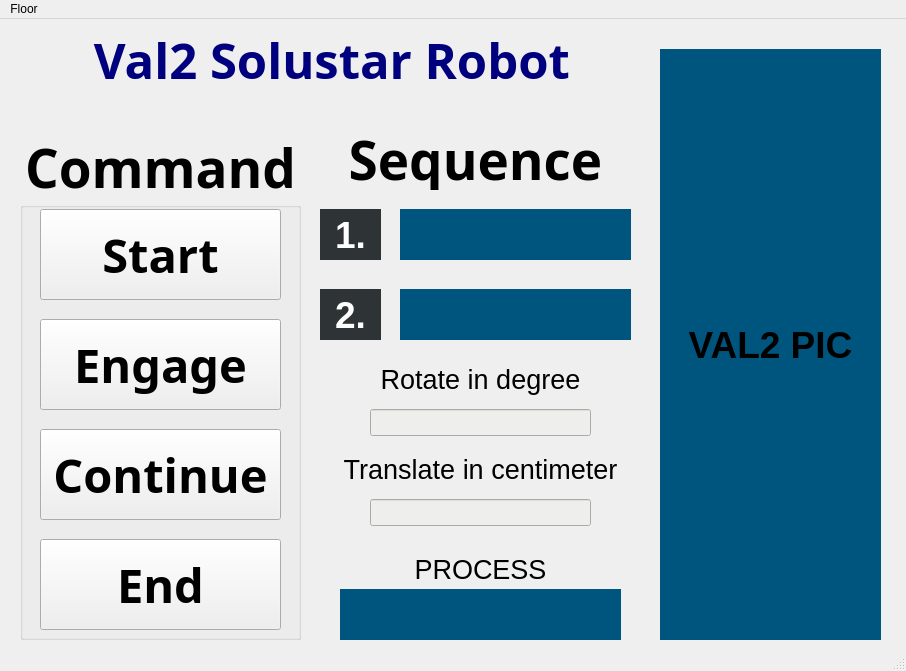
<?xml version="1.0" encoding="UTF-8"?>
<ui version="4.0">
 <class>MainWindow</class>
 <widget class="QMainWindow" name="MainWindow">
  <property name="geometry">
   <rect>
    <x>0</x>
    <y>0</y>
    <width>906</width>
    <height>671</height>
   </rect>
  </property>
  <property name="windowTitle">
   <string>MainWindow</string>
  </property>
  <property name="autoFillBackground">
   <bool>false</bool>
  </property>
  <property name="styleSheet">
   <string notr="true"/>
  </property>
  <widget class="QWidget" name="centralwidget">
   <widget class="QGroupBox" name="Goal">
    <property name="geometry">
     <rect>
      <x>20</x>
      <y>110</y>
      <width>281</width>
      <height>511</height>
     </rect>
    </property>
    <property name="font">
     <font>
      <family>Ubuntu Mono</family>
      <pointsize>40</pointsize>
      <weight>75</weight>
      <bold>true</bold>
     </font>
    </property>
    <property name="styleSheet">
     <string notr="true"/>
    </property>
    <property name="title">
     <string>Command</string>
    </property>
    <property name="alignment">
     <set>Qt::AlignCenter</set>
    </property>
    <property name="flat">
     <bool>false</bool>
    </property>
    <widget class="QPushButton" name="startButton">
     <property name="geometry">
      <rect>
       <x>20</x>
       <y>80</y>
       <width>241</width>
       <height>91</height>
      </rect>
     </property>
     <property name="font">
      <font>
       <pointsize>35</pointsize>
      </font>
     </property>
     <property name="text">
      <string>Start</string>
     </property>
    </widget>
    <widget class="QPushButton" name="pauseButton">
     <property name="geometry">
      <rect>
       <x>20</x>
       <y>190</y>
       <width>241</width>
       <height>91</height>
      </rect>
     </property>
     <property name="font">
      <font>
       <pointsize>35</pointsize>
      </font>
     </property>
     <property name="text">
      <string>Engage</string>
     </property>
    </widget>
    <widget class="QPushButton" name="continueButton">
     <property name="geometry">
      <rect>
       <x>20</x>
       <y>300</y>
       <width>241</width>
       <height>91</height>
      </rect>
     </property>
     <property name="font">
      <font>
       <pointsize>35</pointsize>
      </font>
     </property>
     <property name="text">
      <string>Continue</string>
     </property>
    </widget>
    <widget class="QPushButton" name="endButton">
     <property name="geometry">
      <rect>
       <x>20</x>
       <y>410</y>
       <width>241</width>
       <height>91</height>
      </rect>
     </property>
     <property name="font">
      <font>
       <pointsize>35</pointsize>
      </font>
     </property>
     <property name="text">
      <string>End</string>
     </property>
    </widget>
   </widget>
   <widget class="QLabel" name="label_val2_pic">
    <property name="geometry">
     <rect>
      <x>660</x>
      <y>30</y>
      <width>221</width>
      <height>591</height>
     </rect>
    </property>
    <property name="font">
     <font>
      <pointsize>28</pointsize>
      <weight>75</weight>
      <italic>false</italic>
      <bold>true</bold>
     </font>
    </property>
    <property name="autoFillBackground">
     <bool>false</bool>
    </property>
    <property name="styleSheet">
     <string notr="true">background-color:rgb(0, 85, 127)</string>
    </property>
    <property name="text">
     <string>VAL2 PIC</string>
    </property>
    <property name="alignment">
     <set>Qt::AlignCenter</set>
    </property>
   </widget>
   <widget class="QLabel" name="label_title">
    <property name="geometry">
     <rect>
      <x>20</x>
      <y>10</y>
      <width>611</width>
      <height>61</height>
     </rect>
    </property>
    <property name="font">
     <font>
      <family>Ubuntu Mono</family>
      <pointsize>37</pointsize>
      <weight>75</weight>
      <italic>false</italic>
      <bold>true</bold>
     </font>
    </property>
    <property name="styleSheet">
     <string notr="true">color: rgb(0, 0, 127);
</string>
    </property>
    <property name="text">
     <string> Val2 Solustar Robot</string>
    </property>
    <property name="textFormat">
     <enum>Qt::AutoText</enum>
    </property>
    <property name="alignment">
     <set>Qt::AlignCenter</set>
    </property>
    <property name="wordWrap">
     <bool>false</bool>
    </property>
    <property name="indent">
     <number>-1</number>
    </property>
   </widget>
   <widget class="QLabel" name="label_goalseq_title">
    <property name="geometry">
     <rect>
      <x>320</x>
      <y>110</y>
      <width>311</width>
      <height>61</height>
     </rect>
    </property>
    <property name="font">
     <font>
      <family>Ubuntu Mono</family>
      <pointsize>40</pointsize>
      <weight>75</weight>
      <italic>false</italic>
      <bold>true</bold>
     </font>
    </property>
    <property name="styleSheet">
     <string notr="true"/>
    </property>
    <property name="text">
     <string>Sequence</string>
    </property>
    <property name="textFormat">
     <enum>Qt::AutoText</enum>
    </property>
    <property name="alignment">
     <set>Qt::AlignCenter</set>
    </property>
    <property name="wordWrap">
     <bool>false</bool>
    </property>
    <property name="indent">
     <number>-1</number>
    </property>
   </widget>
   <widget class="QLabel" name="label_goal1">
    <property name="geometry">
     <rect>
      <x>400</x>
      <y>190</y>
      <width>231</width>
      <height>51</height>
     </rect>
    </property>
    <property name="font">
     <font>
      <pointsize>28</pointsize>
      <weight>75</weight>
      <italic>false</italic>
      <bold>true</bold>
     </font>
    </property>
    <property name="styleSheet">
     <string notr="true">background-color:rgb(0, 85, 127)</string>
    </property>
    <property name="text">
     <string/>
    </property>
    <property name="alignment">
     <set>Qt::AlignCenter</set>
    </property>
   </widget>
   <widget class="QLabel" name="label_goal2">
    <property name="geometry">
     <rect>
      <x>400</x>
      <y>270</y>
      <width>231</width>
      <height>51</height>
     </rect>
    </property>
    <property name="font">
     <font>
      <pointsize>28</pointsize>
      <weight>75</weight>
      <italic>false</italic>
      <bold>true</bold>
     </font>
    </property>
    <property name="styleSheet">
     <string notr="true">background-color:rgb(0, 85, 127)</string>
    </property>
    <property name="text">
     <string/>
    </property>
    <property name="alignment">
     <set>Qt::AlignCenter</set>
    </property>
   </widget>
   <widget class="QLabel" name="label_1">
    <property name="geometry">
     <rect>
      <x>320</x>
      <y>190</y>
      <width>61</width>
      <height>51</height>
     </rect>
    </property>
    <property name="font">
     <font>
      <pointsize>28</pointsize>
      <weight>75</weight>
      <italic>false</italic>
      <bold>true</bold>
     </font>
    </property>
    <property name="styleSheet">
     <string notr="true">background-color: rgb(46, 52, 54);
color: rgb(255, 255, 255);</string>
    </property>
    <property name="text">
     <string>1.</string>
    </property>
    <property name="alignment">
     <set>Qt::AlignCenter</set>
    </property>
   </widget>
   <widget class="QLabel" name="label_2">
    <property name="geometry">
     <rect>
      <x>320</x>
      <y>270</y>
      <width>61</width>
      <height>51</height>
     </rect>
    </property>
    <property name="font">
     <font>
      <pointsize>28</pointsize>
      <weight>75</weight>
      <italic>false</italic>
      <bold>true</bold>
     </font>
    </property>
    <property name="styleSheet">
     <string notr="true">background-color: rgb(46, 52, 54);
color: rgb(255, 255, 255);</string>
    </property>
    <property name="text">
     <string>2.</string>
    </property>
    <property name="alignment">
     <set>Qt::AlignCenter</set>
    </property>
   </widget>
   <widget class="QLineEdit" name="lineEdit_rotate">
    <property name="geometry">
     <rect>
      <x>370</x>
      <y>390</y>
      <width>221</width>
      <height>27</height>
     </rect>
    </property>
    <property name="styleSheet">
     <string notr="true">background-color: rgb(238, 238, 236);</string>
    </property>
    <property name="text">
     <string/>
    </property>
    <property name="alignment">
     <set>Qt::AlignCenter</set>
    </property>
   </widget>
   <widget class="QLineEdit" name="lineEdit_translate">
    <property name="geometry">
     <rect>
      <x>370</x>
      <y>480</y>
      <width>221</width>
      <height>27</height>
     </rect>
    </property>
    <property name="styleSheet">
     <string notr="true">background-color: rgb(238, 238, 236);</string>
    </property>
    <property name="alignment">
     <set>Qt::AlignCenter</set>
    </property>
   </widget>
   <widget class="QLabel" name="label_rotate">
    <property name="geometry">
     <rect>
      <x>350</x>
      <y>330</y>
      <width>261</width>
      <height>61</height>
     </rect>
    </property>
    <property name="font">
     <font>
      <pointsize>20</pointsize>
      <weight>50</weight>
      <italic>false</italic>
      <bold>false</bold>
     </font>
    </property>
    <property name="text">
     <string>Rotate in degree</string>
    </property>
    <property name="textFormat">
     <enum>Qt::AutoText</enum>
    </property>
    <property name="alignment">
     <set>Qt::AlignCenter</set>
    </property>
    <property name="wordWrap">
     <bool>false</bool>
    </property>
    <property name="indent">
     <number>-1</number>
    </property>
   </widget>
   <widget class="QLabel" name="label_translate">
    <property name="geometry">
     <rect>
      <x>330</x>
      <y>420</y>
      <width>301</width>
      <height>61</height>
     </rect>
    </property>
    <property name="font">
     <font>
      <pointsize>20</pointsize>
      <weight>50</weight>
      <italic>false</italic>
      <bold>false</bold>
     </font>
    </property>
    <property name="text">
     <string>Translate in centimeter</string>
    </property>
    <property name="textFormat">
     <enum>Qt::AutoText</enum>
    </property>
    <property name="alignment">
     <set>Qt::AlignCenter</set>
    </property>
    <property name="wordWrap">
     <bool>false</bool>
    </property>
    <property name="indent">
     <number>-1</number>
    </property>
   </widget>
   <widget class="QLabel" name="label_processing">
    <property name="geometry">
     <rect>
      <x>340</x>
      <y>570</y>
      <width>281</width>
      <height>51</height>
     </rect>
    </property>
    <property name="font">
     <font>
      <pointsize>28</pointsize>
      <weight>75</weight>
      <italic>false</italic>
      <bold>true</bold>
     </font>
    </property>
    <property name="styleSheet">
     <string notr="true">background-color:rgb(0, 85, 127)</string>
    </property>
    <property name="text">
     <string/>
    </property>
    <property name="alignment">
     <set>Qt::AlignCenter</set>
    </property>
   </widget>
   <widget class="QLabel" name="label_process">
    <property name="geometry">
     <rect>
      <x>350</x>
      <y>520</y>
      <width>261</width>
      <height>61</height>
     </rect>
    </property>
    <property name="font">
     <font>
      <pointsize>20</pointsize>
      <weight>50</weight>
      <italic>false</italic>
      <bold>false</bold>
     </font>
    </property>
    <property name="text">
     <string>PROCESS</string>
    </property>
    <property name="textFormat">
     <enum>Qt::AutoText</enum>
    </property>
    <property name="alignment">
     <set>Qt::AlignCenter</set>
    </property>
    <property name="wordWrap">
     <bool>false</bool>
    </property>
    <property name="indent">
     <number>-1</number>
    </property>
   </widget>
  </widget>
  <widget class="QStatusBar" name="statusbar"/>
  <widget class="QMenuBar" name="menuBar">
   <property name="geometry">
    <rect>
     <x>0</x>
     <y>0</y>
     <width>906</width>
     <height>22</height>
    </rect>
   </property>
   <widget class="QMenu" name="menuFloor">
    <property name="title">
     <string>Floor</string>
    </property>
    <addaction name="separator"/>
    <addaction name="separator"/>
    <addaction name="actionFloor1"/>
    <addaction name="actionFloor2"/>
    <addaction name="actionFloor4_Inside"/>
    <addaction name="actionFloor4_Outside"/>
    <addaction name="actionFloor6_Inside"/>
    <addaction name="actionFloor6_Outside"/>
   </widget>
   <addaction name="menuFloor"/>
  </widget>
  <action name="actionFloor1">
   <property name="text">
    <string>Floor1</string>
   </property>
  </action>
  <action name="actionFloor2">
   <property name="text">
    <string>Floor2</string>
   </property>
  </action>
  <action name="actionFloor4_Inside">
   <property name="text">
    <string>Floor4(Inside)</string>
   </property>
  </action>
  <action name="actionFloor4_Outside">
   <property name="text">
    <string>Floor4(Outside)</string>
   </property>
  </action>
  <action name="actionFloor6_Inside">
   <property name="text">
    <string>Floor6(Inside)</string>
   </property>
  </action>
  <action name="actionFloor6_Outside">
   <property name="text">
    <string>Floor6(Outside)</string>
   </property>
  </action>
 </widget>
 <resources/>
 <connections/>
</ui>
